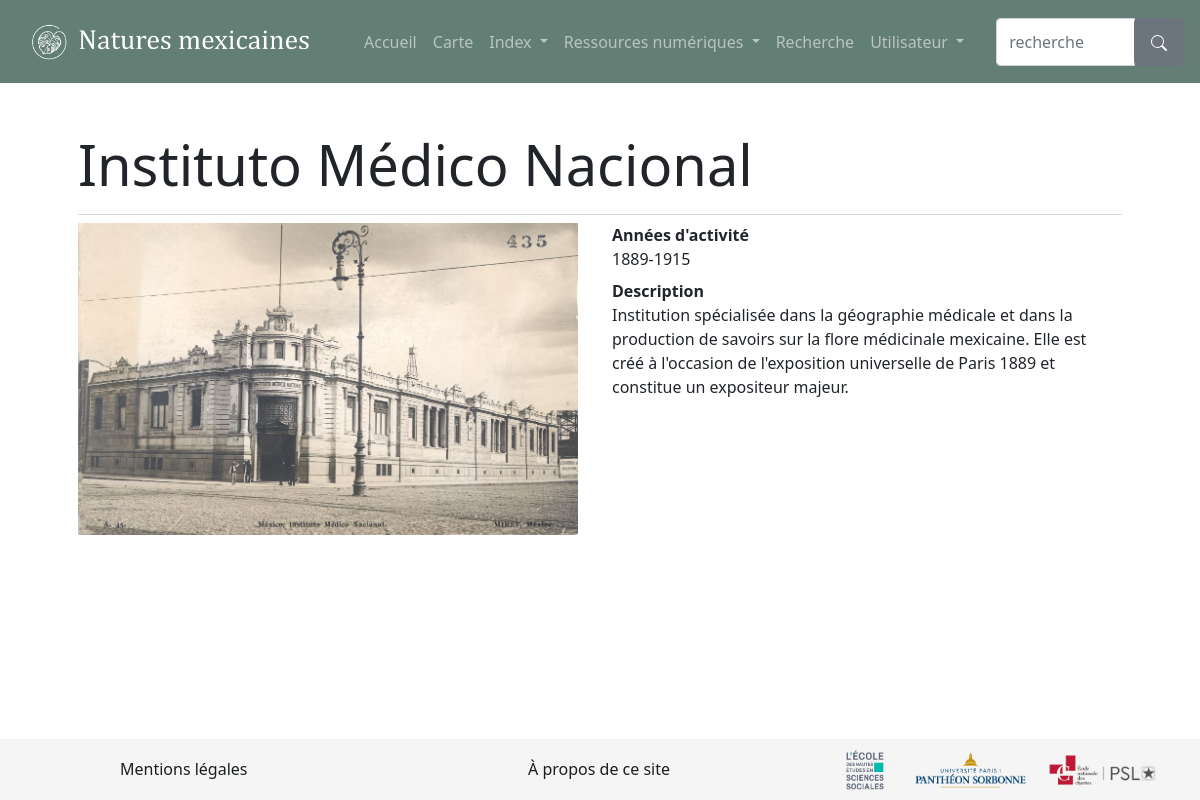
Screenshot of /moral_person/1 with the database file from the repository.
### natures_mexicaines/modeles/entities.py (models this page shows)
class Group(db.Model):
    id = db.Column(db.Integer, unique=True, nullable=False, primary_key=True, autoincrement=True)
    name = db.Column(db.Text)
    creation = db.Column(db.Text)
    dissolution = db.Column(db.Text)
    objet_historique = db.Column(db.Boolean)
    description = db.Column(db.Text)
    image = db.Column(db.Text)

### natures_mexicaines/routes/generic.py (the view)
@app.route("/moral_person/<int:moral_person_id>")
def moral_person(moral_person_id):
    moral_person = Group.query.get_or_404(moral_person_id)
    if moral_person.image != 'None':
        image = moral_person.image
    return render_template("pages/moral_person.html", name=name, moral_person=moral_person, image=image)

### natures_mexicaines/templates/pages/moral_person.html (shortened to what this page needs)
{% extends "partials/gabarit_entity.html" %}
{% block name %}
    {{moral_person.name}}
{% endblock %}
{% block image %}
    {% if image %}
        {{image}}
    {% endif %}
{% endblock %}
{% block entity %}
    <dl>
        <dt>Années d'activité</dt><dd>{{moral_person.creation}}-{{moral_person.dissolution}}</dd>
        <dt>Description</dt><dd>{{moral_person.description}}</dd>
    </dl>
{% endblock %}

### natures_mexicaines/templates/partials/gabarit_entity.html (shortened to what this page needs)
{% extends "container.html" %}
{% block corps %}
<div class="container p-5">
    <div class="row">
        <h1 class="display-4">
            {% block name %}{% endblock %}
        </h1>
    </div>
    <p class="dropdown-divider"/>
    <div class="row">
        <div class="col">
            <img src="{% block image %}{% endblock %}" style="float: left; width:  500px; height: auto;">
        </div>
        <div class="col">
            {% block entity %}{% endblock %}
        </div>
    </div>
</div>
<br>
<br>
<br>
{% endblock %}

### rows the page displays
Group: name "Instituto Médico Nacional", image (picture), creation "1889", dissolution "1915", description "Institution spécialisée dans la géographie médicale et dans la production de savoirs sur la flore médicinale mexicaine. Elle est créé à l'occasion de l'exposition universelle de Paris 1889 et constitue un expositeur majeur."
